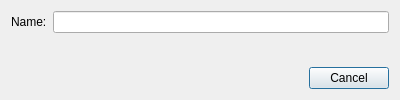
<?xml version="1.0" encoding="UTF-8"?>
<ui version="4.0">
 <class>RenameBranchDialog</class>
 <widget class="QDialog" name="RenameBranchDialog">
  <property name="windowTitle">
   <string>Rename Branch</string>
  </property>
  <property name="minimumSize">
   <size>
    <width>400</width>
    <height>0</height>
   </size>
  </property>
  <layout class="QVBoxLayout" name="verticalLayout">
   <item>
    <layout class="QFormLayout" name="formLayout">
     <property name="fieldGrowthPolicy">
      <enum>QFormLayout::AllNonFixedFieldsGrow</enum>
     </property>
     <item row="0" column="0">
      <widget class="QLabel" name="label">
       <property name="text">
        <string>Name:</string>
       </property>
      </widget>
     </item>
     <item row="0" column="1">
      <widget class="QLineEdit" name="mName"/>
     </item>
    </layout>
   </item>
   <item>
    <widget class="QDialogButtonBox" name="mButtons">
     <property name="orientation">
      <enum>Qt::Horizontal</enum>
     </property>
     <property name="standardButtons">
      <set>QDialogButtonBox::Cancel</set>
     </property>
    </widget>
   </item>
  </layout>
 </widget>
 <resources/>
 <connections/>
</ui>
